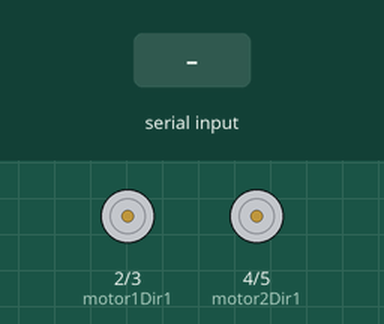
Recording of a sketch running on a simulated Arduino Uno, built with avr-gcc and run on an emulated ATmega328P. Parts: motor-driver pin pairs drawn as motors (green arrow = first pin HIGH = forward, orange = second pin HIGH = backward, longer = more drive, scaled by the enable pin). The inputs (shaded band) are chosen by the test bench.

Above: at 1.2 s.
1.3 s: "B" received over Serial
At 2.5 s:
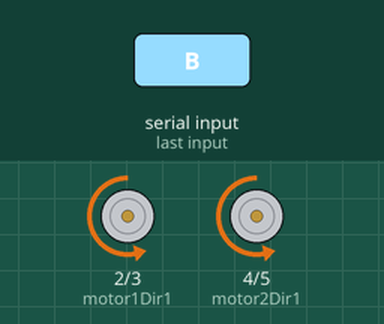
2.8 s: "F" received over Serial
At 3.8 s:
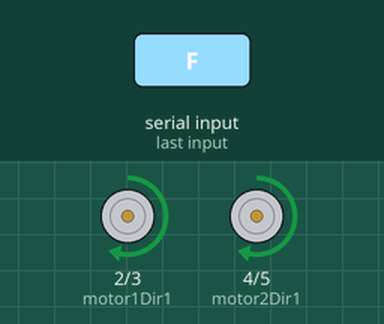
4.3 s: "L" received over Serial
At 5.0 s:
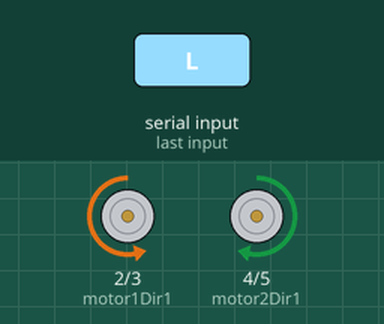
5.8 s: "R" received over Serial
At 6.1 s:
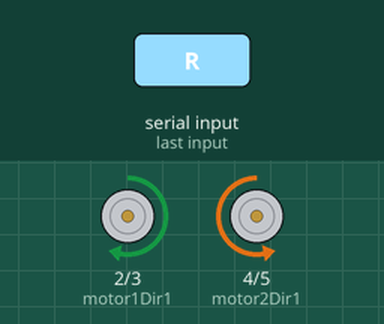
Timing chart, 0 to 8.3 s (numbered marks = the images above; inputs shaded):
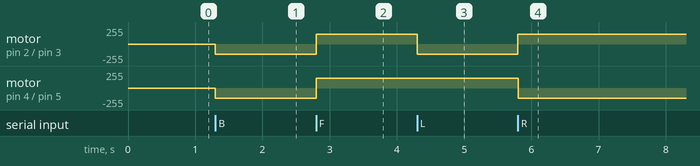

Measured:
- after the input at 1.3 s, motor on pin 2 (motor1Dir1) / pin 3 (motor1Dir2), motor on pin 4 (motor2Dir1) / pin 5 (motor2Dir2): stopped → backward 150/255 at once
- after the input at 2.8 s, motor on pin 2 (motor1Dir1) / pin 3 (motor1Dir2), motor on pin 4 (motor2Dir1) / pin 5 (motor2Dir2): backward 150/255 → forward 150/255 at once
- after the input at 4.3 s, motor on pin 2 (motor1Dir1) / pin 3 (motor1Dir2): forward 150/255 → backward 150/255 at once
- after the input at 5.8 s, motor on pin 2 (motor1Dir1) / pin 3 (motor1Dir2): backward 150/255 → forward 150/255 at once; motor on pin 4 (motor2Dir1) / pin 5 (motor2Dir2): forward 150/255 → backward 150/255 at once

The sketch:

EXP_3.ino
```cpp
// Define motor control pins
const int motor1Dir1 = 2; // Direction input 1 for Motor 1
const int motor1Dir2 = 3; // Direction input 2 for Motor 1
const int motor2Dir1 = 4; // Direction input 1 for Motor 2
const int motor2Dir2 = 5; // Direction input 2 for Motor 2

// Define PWM pins
const int motor1PWM = 9;  // PWM pin for Motor 1
const int motor2PWM = 10; // PWM pin for Motor 2

void setup() {
  // Set motor control pins as OUTPUT
  pinMode(motor1Dir1, OUTPUT);
  pinMode(motor1Dir2, OUTPUT);
  pinMode(motor2Dir1, OUTPUT);
  pinMode(motor2Dir2, OUTPUT);

  // Set PWM pins as OUTPUT
  pinMode(motor1PWM, OUTPUT);
  pinMode(motor2PWM, OUTPUT);

  Serial.begin(9600);
}

void loop() {
  if (Serial.available() > 0) {
    char command = Serial.read();
    executeCommand(command);
  }
}

void executeCommand(char command) {
  switch (command) {
    case 'B':
      moveForward(150); // Move forward at full speed
      break;
    case 'F':
      moveBackward(150); // Move backward at full speed
      break;
    case 'L':
      moveLeft(150); // Move left at full speed
      break;
    case 'R':
      moveRight(150); // Move right at full speed
      break;
    case 'S':
      stopMotors(); // Stop motors
      break;
    default:
      break;
  }
}

void moveForward(int speed) {
  digitalWrite(motor1Dir1, LOW);
  digitalWrite(motor1Dir2, HIGH);
  digitalWrite(motor2Dir1, LOW);
  digitalWrite(motor2Dir2, HIGH);
  analogWrite(motor1PWM, speed);
  analogWrite(motor2PWM, speed);
}

void moveBackward(int speed) {
  digitalWrite(motor1Dir1, HIGH);
  digitalWrite(motor1Dir2, LOW);
  digitalWrite(motor2Dir1, HIGH);
  digitalWrite(motor2Dir2, LOW);
  analogWrite(motor1PWM, speed);
  analogWrite(motor2PWM, speed);
}

void moveLeft(int speed) {
  digitalWrite(motor1Dir1, LOW);
  digitalWrite(motor1Dir2, HIGH);
  digitalWrite(motor2Dir1, HIGH);
  digitalWrite(motor2Dir2, LOW);
  analogWrite(motor1PWM, speed);
  analogWrite(motor2PWM, speed);
}

void moveRight(int speed) {
  digitalWrite(motor1Dir1, HIGH);
  digitalWrite(motor1Dir2, LOW);
  digitalWrite(motor2Dir1, LOW);
  digitalWrite(motor2Dir2, HIGH);
  analogWrite(motor1PWM, speed);
  analogWrite(motor2PWM, speed);
}

void stopMotors() {
  analogWrite(motor1PWM, 0);
  analogWrite(motor2PWM, 0);
  digitalWrite(motor1Dir1, LOW);
  digitalWrite(motor1Dir2, LOW);
  digitalWrite(motor2Dir1, LOW);
  digitalWrite(motor2Dir2, LOW);
}
```
